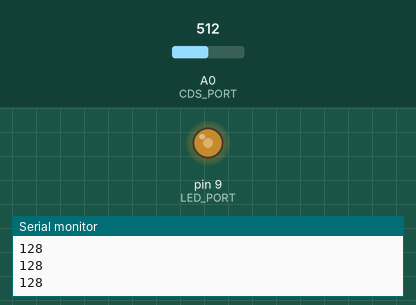
The sketch below on a simulated Arduino Uno, built with avr-gcc and run on an emulated ATmega328P. On the bench: output pins drawn as LEDs (lit = HIGH), the last lines printed to the serial monitor. The test bench sets the inputs (shaded band); at power-on: A0 (CDS_PORT) = 512.

Above: at 1.2 s.
1.3 s: A0 (CDS_PORT) set to 306
At 1.7 s:
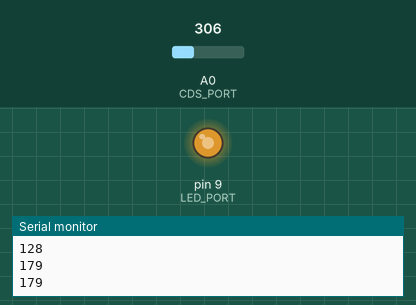
2.9 s: A0 (CDS_PORT) set to 122
At 4.2 s:
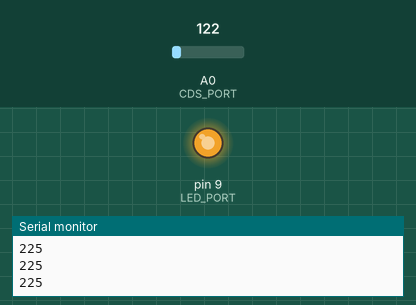
4.5 s: A0 (CDS_PORT) set to 900
At 5.5 s:
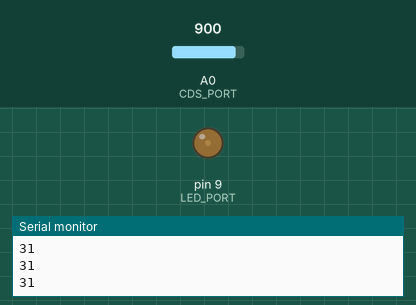
6.1 s: A0 (CDS_PORT) set to 1023
At 6.9 s:
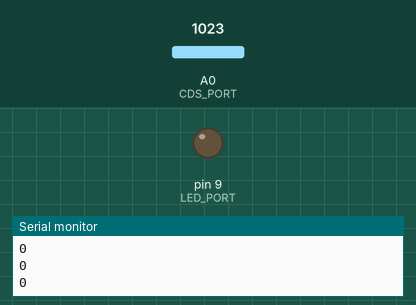
7.7 s: A0 (CDS_PORT) set to 511
At 8.2 s:
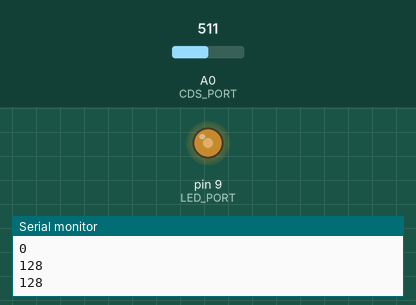
Timing chart, 0 to 10.3 s (numbered marks = the images above; inputs shaded):
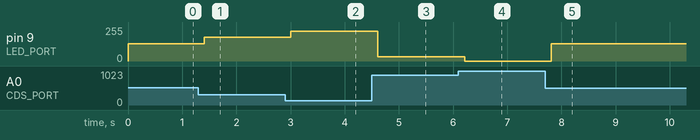

The sketch:

cds.ino
```cpp
const int CDS_PORT = A0;  // CdSセンサー入力ポート
const int LED_PORT = 9;   // LED出力ポート
const boolean SERIAL_OUTPUT = true; // 輝度のシリアル出力
const int LOOP_DELAY = 200; // ループ周期(ms)


void setup() {
  pinMode(LED_PORT, OUTPUT);  // LEDポートを出力ポートにセット

  if(SERIAL_OUTPUT){
    Serial.begin(9600);
  }
}

void loop() {
  int brightness = analogRead(CDS_PORT);  // センサーからのアナログデータを取得
  int luminance = map(brightness, 0, 1023, 255, 0);

  analogWrite(LED_PORT, luminance);

  if(SERIAL_OUTPUT){
    Serial.begin(9600);
    Serial.print(luminance);
    Serial.println("");
  }

  delay(LOOP_DELAY);
}
```

Measured:
- after the input at 1.3 s, pin 9 (LED_PORT): 128/255 → 179/255 after 0.10 s
- after the input at 2.9 s, pin 9 (LED_PORT): 179/255 → 225/255 after 0.11 s
- after the input at 4.5 s, pin 9 (LED_PORT): 225/255 → 31/255 after 0.11 s
- after the input at 6.1 s, pin 9 (LED_PORT): 31/255 → 0/255 after 0.11 s
- after the input at 7.7 s, pin 9 (LED_PORT): 0/255 → 128/255 after 0.11 s
